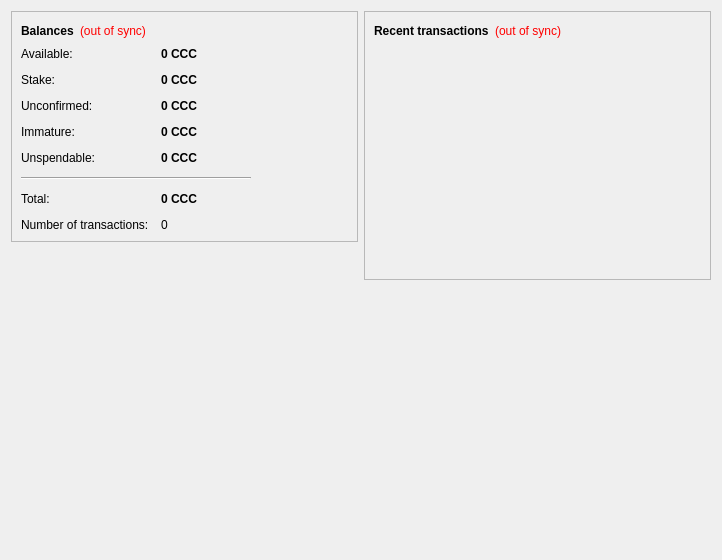
<?xml version="1.0" encoding="UTF-8"?>
<ui version="4.0">
 <class>OverviewPage</class>
 <widget class="QWidget" name="OverviewPage">
  <property name="geometry">
   <rect>
    <x>0</x>
    <y>0</y>
    <width>722</width>
    <height>560</height>
   </rect>
  </property>
  <property name="windowTitle">
   <string>Form</string>
  </property>
  <layout class="QHBoxLayout" name="horizontalLayout" stretch="1,1">
   <item>
    <layout class="QVBoxLayout" name="verticalLayout_2">
     <item>
      <widget class="QFrame" name="frame">
       <property name="frameShape">
        <enum>QFrame::StyledPanel</enum>
       </property>
       <property name="frameShadow">
        <enum>QFrame::Raised</enum>
       </property>
       <layout class="QVBoxLayout" name="verticalLayout_4">
        <item>
         <layout class="QHBoxLayout" name="horizontalLayout_4">
          <item>
           <widget class="QLabel" name="label_5">
            <property name="font">
             <font>
              <weight>75</weight>
              <bold>true</bold>
             </font>
            </property>
            <property name="text">
             <string>Balances</string>
            </property>
           </widget>
          </item>
          <item>
           <widget class="QLabel" name="labelWalletStatus">
            <property name="toolTip">
             <string>The displayed information may be out of date. Your wallet automatically synchronizes with the ChinaCurrencyCoin network after a connection is established, but this process has not completed yet.</string>
            </property>
            <property name="styleSheet">
             <string notr="true">QLabel { color: red; }</string>
            </property>
            <property name="text">
             <string notr="true">(out of sync)</string>
            </property>
            <property name="alignment">
             <set>Qt::AlignLeading|Qt::AlignLeft|Qt::AlignVCenter</set>
            </property>
           </widget>
          </item>
          <item>
           <spacer name="horizontalSpacer_2">
            <property name="orientation">
             <enum>Qt::Horizontal</enum>
            </property>
            <property name="sizeHint" stdset="0">
             <size>
              <width>40</width>
              <height>20</height>
             </size>
            </property>
           </spacer>
          </item>
         </layout>
        </item>
        <item>
         <layout class="QFormLayout" name="formLayout_2">
          <property name="fieldGrowthPolicy">
           <enum>QFormLayout::AllNonFixedFieldsGrow</enum>
          </property>
          <property name="horizontalSpacing">
           <number>12</number>
          </property>
          <property name="verticalSpacing">
           <number>12</number>
          </property>
          <item row="0" column="0">
           <widget class="QLabel" name="labelAvailableText">
            <property name="toolTip">
             <string>Your current available balance</string>
            </property>
            <property name="text">
             <string>Available:</string>
            </property>
           </widget>
          </item>
          <item row="0" column="1">
           <widget class="QLabel" name="labelAvailable">
            <property name="font">
             <font>
              <weight>75</weight>
              <bold>true</bold>
             </font>
            </property>
            <property name="cursor">
             <cursorShape>IBeamCursor</cursorShape>
            </property>
            <property name="toolTip">
             <string>Your current available balance</string>
            </property>
            <property name="text">
             <string notr="true">0 CCC</string>
            </property>
            <property name="alignment">
             <set>Qt::AlignLeading|Qt::AlignLeft|Qt::AlignVCenter</set>
            </property>
            <property name="textInteractionFlags">
             <set>Qt::LinksAccessibleByMouse|Qt::TextSelectableByKeyboard|Qt::TextSelectableByMouse</set>
            </property>
           </widget>
          </item>
          <item row="1" column="0">
           <widget class="QLabel" name="label_6">
            <property name="toolTip">
             <string>Total of coins that was staked, and do not yet count toward the current balance</string>
            </property>
            <property name="text">
             <string>Stake:</string>
            </property>
           </widget>
          </item>
          <item row="1" column="1">
           <widget class="QLabel" name="labelStake">
            <property name="font">
             <font>
              <weight>75</weight>
              <bold>true</bold>
             </font>
            </property>
            <property name="cursor">
             <cursorShape>IBeamCursor</cursorShape>
            </property>
            <property name="toolTip">
             <string>Total of coins that was staked, and do not yet count toward the current balance</string>
            </property>
            <property name="text">
             <string notr="true">0 CCC</string>
            </property>
            <property name="alignment">
             <set>Qt::AlignLeading|Qt::AlignLeft|Qt::AlignVCenter</set>
            </property>
            <property name="textInteractionFlags">
             <set>Qt::LinksAccessibleByMouse|Qt::TextSelectableByKeyboard|Qt::TextSelectableByMouse</set>
            </property>
           </widget>
          </item>
          <item row="2" column="0">
           <widget class="QLabel" name="label_3">
            <property name="toolTip">
             <string>Total of transactions that have yet to be confirmed, and do not yet count toward the current balance</string>
            </property>
            <property name="text">
             <string>Unconfirmed:</string>
            </property>
           </widget>
          </item>
          <item row="2" column="1">
           <widget class="QLabel" name="labelUnconfirmed">
            <property name="font">
             <font>
              <weight>75</weight>
              <bold>true</bold>
             </font>
            </property>
            <property name="cursor">
             <cursorShape>IBeamCursor</cursorShape>
            </property>
            <property name="toolTip">
             <string>Total of transactions that have yet to be confirmed, and do not yet count toward the current balance</string>
            </property>
            <property name="text">
             <string notr="true">0 CCC</string>
            </property>
            <property name="alignment">
             <set>Qt::AlignLeading|Qt::AlignLeft|Qt::AlignVCenter</set>
            </property>
            <property name="textInteractionFlags">
             <set>Qt::LinksAccessibleByMouse|Qt::TextSelectableByKeyboard|Qt::TextSelectableByMouse</set>
            </property>
           </widget>
          </item>
          <item row="3" column="0">
           <widget class="QLabel" name="labelImmatureText">
            <property name="toolTip">
             <string>Mined balance that has not yet matured</string>
            </property>
            <property name="text">
             <string>Immature:</string>
            </property>
           </widget>
          </item>
          <item row="3" column="1">
           <widget class="QLabel" name="labelImmature">
            <property name="font">
             <font>
              <weight>75</weight>
              <bold>true</bold>
             </font>
            </property>
            <property name="toolTip">
             <string>Mined balance that has not yet matured</string>
            </property>
            <property name="text">
             <string notr="true">0 CCC</string>
            </property>
            <property name="alignment">
             <set>Qt::AlignLeading|Qt::AlignLeft|Qt::AlignVCenter</set>
            </property>
            <property name="textInteractionFlags">
             <set>Qt::LinksAccessibleByMouse|Qt::TextSelectableByKeyboard|Qt::TextSelectableByMouse</set>
            </property>
           </widget>
          </item>
          <item row="4" column="0">
           <widget class="QLabel" name="labelBalanceWatchOnlyText">
            <property name="toolTip">
             <string>Your unspendable balance</string>
            </property>
            <property name="text">
             <string>Unspendable:</string>
            </property>
           </widget>
          </item>
          <item row="4" column="1">
           <widget class="QLabel" name="labelBalanceWatchOnly">
            <property name="font">
             <font>
              <weight>75</weight>
              <bold>true</bold>
             </font>
            </property>
            <property name="cursor">
             <cursorShape>IBeamCursor</cursorShape>
            </property>
            <property name="toolTip">
             <string>Your unspendable balance</string>
            </property>
            <property name="text">
             <string notr="true">0 CCC</string>
            </property>
            <property name="alignment">
             <set>Qt::AlignLeading|Qt::AlignLeft|Qt::AlignVCenter</set>
            </property>
            <property name="textInteractionFlags">
             <set>Qt::LinksAccessibleByMouse|Qt::TextSelectableByKeyboard|Qt::TextSelectableByMouse</set>
            </property>
           </widget>
          </item>
          <item row="5" column="0" colspan="2">
           <widget class="Line" name="line">
            <property name="maximumSize">
             <size>
              <width>230</width>
              <height>16777215</height>
             </size>
            </property>
            <property name="orientation">
             <enum>Qt::Horizontal</enum>
            </property>
           </widget>
          </item>
          <item row="6" column="0">
           <widget class="QLabel" name="labelTotalText">
            <property name="toolTip">
             <string>Your current total balance</string>
            </property>
            <property name="text">
             <string>Total:</string>
            </property>
           </widget>
          </item>
          <item row="6" column="1">
           <widget class="QLabel" name="labelTotal">
            <property name="font">
             <font>
              <weight>75</weight>
              <bold>true</bold>
             </font>
            </property>
            <property name="toolTip">
             <string>Your current total balance</string>
            </property>
            <property name="text">
             <string notr="true">0 CCC</string>
            </property>
            <property name="alignment">
             <set>Qt::AlignLeading|Qt::AlignLeft|Qt::AlignVCenter</set>
            </property>
            <property name="textInteractionFlags">
             <set>Qt::LinksAccessibleByMouse|Qt::TextSelectableByKeyboard|Qt::TextSelectableByMouse</set>
            </property>
           </widget>
          </item>
          <item row="7" column="0">
           <widget class="QLabel" name="label_2">
            <property name="toolTip">
             <string>Total number of transactions in wallet</string>
            </property>
            <property name="text">
             <string>Number of transactions:</string>
            </property>
           </widget>
          </item>
          <item row="7" column="1">
           <widget class="QLabel" name="labelNumTransactions">
            <property name="toolTip">
             <string>Total number of transactions in wallet</string>
            </property>
            <property name="text">
             <string notr="true">0</string>
            </property>
           </widget>
          </item>
         </layout>
        </item>
       </layout>
      </widget>
     </item>
     <item>
      <spacer name="verticalSpacer">
       <property name="orientation">
        <enum>Qt::Vertical</enum>
       </property>
       <property name="sizeHint" stdset="0">
        <size>
         <width>20</width>
         <height>40</height>
        </size>
       </property>
      </spacer>
     </item>
     <item>
      <widget class="QLabel" name="label">
       <property name="text">
        <string/>
       </property>
       <property name="pixmap">
        <pixmap resource="../bitcoin.qrc">:/icons/bitcoin</pixmap>
       </property>
       <property name="alignment">
        <set>Qt::AlignCenter</set>
       </property>
      </widget>
     </item>
    </layout>
   </item>
   <item>
    <layout class="QVBoxLayout" name="verticalLayout_3">
     <item>
      <widget class="QFrame" name="frame_2">
       <property name="frameShape">
        <enum>QFrame::StyledPanel</enum>
       </property>
       <property name="frameShadow">
        <enum>QFrame::Raised</enum>
       </property>
       <layout class="QVBoxLayout" name="verticalLayout">
        <item>
         <layout class="QHBoxLayout" name="horizontalLayout_2">
          <item>
           <widget class="QLabel" name="label_4">
            <property name="text">
             <string>&lt;b&gt;Recent transactions&lt;/b&gt;</string>
            </property>
           </widget>
          </item>
          <item>
           <widget class="QLabel" name="labelTransactionsStatus">
            <property name="toolTip">
             <string>The displayed information may be out of date. Your wallet automatically synchronizes with the ChinaCurrencyCoin network after a connection is established, but this process has not completed yet.</string>
            </property>
            <property name="styleSheet">
             <string notr="true">QLabel { color: red; }</string>
            </property>
            <property name="text">
             <string notr="true">(out of sync)</string>
            </property>
            <property name="alignment">
             <set>Qt::AlignRight|Qt::AlignTrailing|Qt::AlignVCenter</set>
            </property>
           </widget>
          </item>
          <item>
           <spacer name="horizontalSpacer">
            <property name="orientation">
             <enum>Qt::Horizontal</enum>
            </property>
            <property name="sizeHint" stdset="0">
             <size>
              <width>40</width>
              <height>20</height>
             </size>
            </property>
           </spacer>
          </item>
         </layout>
        </item>
        <item>
         <widget class="QListView" name="listTransactions">
          <property name="styleSheet">
           <string notr="true">QListView { background: transparent; }</string>
          </property>
          <property name="frameShape">
           <enum>QFrame::NoFrame</enum>
          </property>
          <property name="verticalScrollBarPolicy">
           <enum>Qt::ScrollBarAlwaysOff</enum>
          </property>
          <property name="horizontalScrollBarPolicy">
           <enum>Qt::ScrollBarAlwaysOff</enum>
          </property>
          <property name="selectionMode">
           <enum>QAbstractItemView::NoSelection</enum>
          </property>
         </widget>
        </item>
       </layout>
      </widget>
     </item>
     <item>
      <spacer name="verticalSpacer_2">
       <property name="orientation">
        <enum>Qt::Vertical</enum>
       </property>
       <property name="sizeHint" stdset="0">
        <size>
         <width>20</width>
         <height>40</height>
        </size>
       </property>
      </spacer>
     </item>
    </layout>
   </item>
  </layout>
 </widget>
 <resources>
  <include location="../bitcoin.qrc"/>
 </resources>
 <connections/>
</ui>
